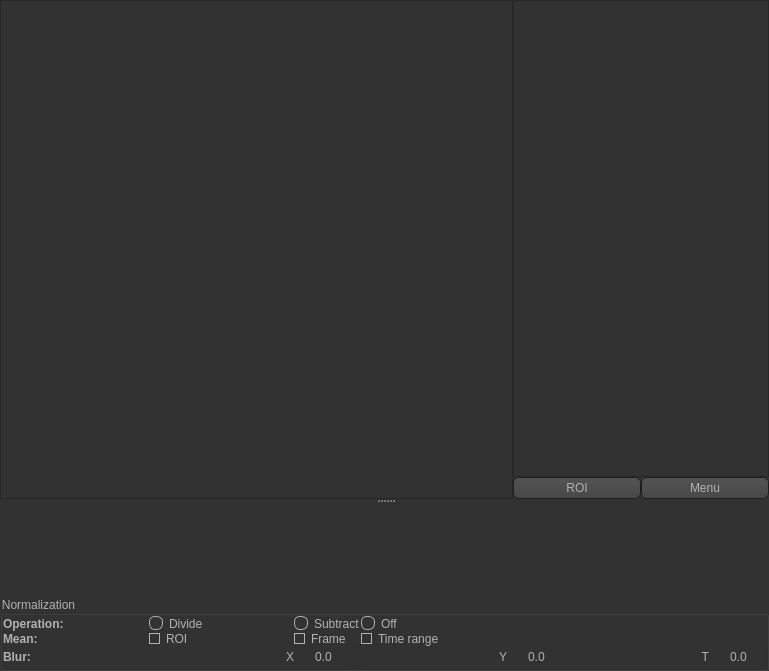
<?xml version="1.0" encoding="UTF-8"?>
<ui version="4.0">
 <class>Form</class>
 <widget class="QWidget" name="Form">
  <property name="geometry">
   <rect>
    <x>0</x>
    <y>0</y>
    <width>769</width>
    <height>671</height>
   </rect>
  </property>
  <property name="windowTitle">
   <string>Form</string>
  </property>
  <property name="styleSheet">
   <string notr="true">QToolTip
{
     border: 1px solid black;
     background-color: #ffa02f;
     padding: 1px;
     border-radius: 3px;
     opacity: 100;
}

QWidget
{
    color: #b1b1b1;
    background-color: #323232;
}

QWidget:item:hover
{
    background-color: QLinearGradient( x1: 0, y1: 0, x2: 0, y2: 1, stop: 0 #ffa02f, stop: 1 #ca0619);
    color: #000000;
}

QWidget:item:selected
{
    background-color: QLinearGradient( x1: 0, y1: 0, x2: 0, y2: 1, stop: 0 #ffa02f, stop: 1 #d7801a);
}

QMenuBar::item
{
    background: transparent;
}

QMenuBar::item:selected
{
    background: transparent;
    border: 1px solid #ffaa00;
}

QMenuBar::item:pressed
{
    background: #444;
    border: 1px solid #000;
    background-color: QLinearGradient(
        x1:0, y1:0,
        x2:0, y2:1,
        stop:1 #212121,
        stop:0.4 #343434/*,
        stop:0.2 #343434,
        stop:0.1 #ffaa00*/
    );
    margin-bottom:-1px;
    padding-bottom:1px;
}

QMenu
{
    border: 1px solid #000;
}

QMenu::item
{
    padding: 2px 20px 2px 20px;
}

QMenu::item:selected
{
    color: #000000;
}

QWidget:disabled
{
    color: #404040;
    background-color: #323232;
}

QAbstractItemView
{
    background-color: QLinearGradient( x1: 0, y1: 0, x2: 0, y2: 1, stop: 0 #4d4d4d, stop: 0.1 #646464, stop: 1 #5d5d5d);
}

QWidget:focus
{
    /*border: 2px solid QLinearGradient( x1: 0, y1: 0, x2: 0, y2: 1, stop: 0 #ffa02f, stop: 1 #d7801a);*/
}

QLineEdit
{
    background-color: QLinearGradient( x1: 0, y1: 0, x2: 0, y2: 1, stop: 0 #4d4d4d, stop: 0 #646464, stop: 1 #5d5d5d);
    padding: 1px;
    border-style: solid;
    border: 1px solid #1e1e1e;
    border-radius: 5;
}

QPushButton
{
    color: #b1b1b1;
    background-color: QLinearGradient( x1: 0, y1: 0, x2: 0, y2: 1, stop: 0 #565656, stop: 0.1 #525252, stop: 0.5 #4e4e4e, stop: 0.9 #4a4a4a, stop: 1 #464646);
    border-width: 1px;
    border-color: #1e1e1e;
    border-style: solid;
    border-radius: 6;
    padding: 3px;
    font-size: 12px;
    padding-left: 5px;
    padding-right: 5px;
}

QPushButton:pressed
{
    background-color: QLinearGradient( x1: 0, y1: 0, x2: 0, y2: 1, stop: 0 #2d2d2d, stop: 0.1 #2b2b2b, stop: 0.5 #292929, stop: 0.9 #282828, stop: 1 #252525);
}

QComboBox
{
    selection-background-color: #ffaa00;
    background-color: QLinearGradient( x1: 0, y1: 0, x2: 0, y2: 1, stop: 0 #565656, stop: 0.1 #525252, stop: 0.5 #4e4e4e, stop: 0.9 #4a4a4a, stop: 1 #464646);
    border-style: solid;
    border: 1px solid #1e1e1e;
    border-radius: 5;
}

QComboBox:hover,QPushButton:hover
{
    border: 2px solid QLinearGradient( x1: 0, y1: 0, x2: 0, y2: 1, stop: 0 #ffa02f, stop: 1 #d7801a);
}


QComboBox:on
{
    padding-top: 3px;
    padding-left: 4px;
    background-color: QLinearGradient( x1: 0, y1: 0, x2: 0, y2: 1, stop: 0 #2d2d2d, stop: 0.1 #2b2b2b, stop: 0.5 #292929, stop: 0.9 #282828, stop: 1 #252525);
    selection-background-color: #ffaa00;
}

QComboBox QAbstractItemView
{
    border: 2px solid darkgray;
    selection-background-color: QLinearGradient( x1: 0, y1: 0, x2: 0, y2: 1, stop: 0 #ffa02f, stop: 1 #d7801a);
}

QComboBox::drop-down
{
     subcontrol-origin: padding;
     subcontrol-position: top right;
     width: 15px;

     border-left-width: 0px;
     border-left-color: darkgray;
     border-left-style: solid; /* just a single line */
     border-top-right-radius: 3px; /* same radius as the QComboBox */
     border-bottom-right-radius: 3px;
 }

QComboBox::down-arrow
{
     image: url(:/down_arrow.png);
}

QGroupBox:focus
{
border: 2px solid QLinearGradient( x1: 0, y1: 0, x2: 0, y2: 1, stop: 0 #ffa02f, stop: 1 #d7801a);
}

QTextEdit:focus
{
    border: 2px solid QLinearGradient( x1: 0, y1: 0, x2: 0, y2: 1, stop: 0 #ffa02f, stop: 1 #d7801a);
}

QScrollBar:horizontal {
     border: 1px solid #222222;
     background: QLinearGradient( x1: 0, y1: 0, x2: 0, y2: 1, stop: 0.0 #121212, stop: 0.2 #282828, stop: 1 #484848);
     height: 7px;
     margin: 0px 16px 0 16px;
}

QScrollBar::handle:horizontal
{
      background: QLinearGradient( x1: 0, y1: 0, x2: 1, y2: 0, stop: 0 #ffa02f, stop: 0.5 #d7801a, stop: 1 #ffa02f);
      min-height: 20px;
      border-radius: 2px;
}

QScrollBar::add-line:horizontal {
      border: 1px solid #1b1b19;
      border-radius: 2px;
      background: QLinearGradient( x1: 0, y1: 0, x2: 1, y2: 0, stop: 0 #ffa02f, stop: 1 #d7801a);
      width: 14px;
      subcontrol-position: right;
      subcontrol-origin: margin;
}

QScrollBar::sub-line:horizontal {
      border: 1px solid #1b1b19;
      border-radius: 2px;
      background: QLinearGradient( x1: 0, y1: 0, x2: 1, y2: 0, stop: 0 #ffa02f, stop: 1 #d7801a);
      width: 14px;
     subcontrol-position: left;
     subcontrol-origin: margin;
}

QScrollBar::right-arrow:horizontal, QScrollBar::left-arrow:horizontal
{
      border: 1px solid black;
      width: 1px;
      height: 1px;
      background: white;
}

QScrollBar::add-page:horizontal, QScrollBar::sub-page:horizontal
{
      background: none;
}

QScrollBar:vertical
{
      background: QLinearGradient( x1: 0, y1: 0, x2: 1, y2: 0, stop: 0.0 #121212, stop: 0.2 #282828, stop: 1 #484848);
      width: 7px;
      margin: 16px 0 16px 0;
      border: 1px solid #222222;
}

QScrollBar::handle:vertical
{
      background: QLinearGradient( x1: 0, y1: 0, x2: 0, y2: 1, stop: 0 #ffa02f, stop: 0.5 #d7801a, stop: 1 #ffa02f);
      min-height: 20px;
      border-radius: 2px;
}

QScrollBar::add-line:vertical
{
      border: 1px solid #1b1b19;
      border-radius: 2px;
      background: QLinearGradient( x1: 0, y1: 0, x2: 0, y2: 1, stop: 0 #ffa02f, stop: 1 #d7801a);
      height: 14px;
      subcontrol-position: bottom;
      subcontrol-origin: margin;
}

QScrollBar::sub-line:vertical
{
      border: 1px solid #1b1b19;
      border-radius: 2px;
      background: QLinearGradient( x1: 0, y1: 0, x2: 0, y2: 1, stop: 0 #d7801a, stop: 1 #ffa02f);
      height: 14px;
      subcontrol-position: top;
      subcontrol-origin: margin;
}

QScrollBar::up-arrow:vertical, QScrollBar::down-arrow:vertical
{
      border: 1px solid black;
      width: 1px;
      height: 1px;
      background: white;
}


QScrollBar::add-page:vertical, QScrollBar::sub-page:vertical
{
      background: none;
}

QTextEdit
{
    background-color: #242424;
}

QPlainTextEdit
{
    background-color: #242424;
}

QHeaderView::section
{
    background-color: QLinearGradient(x1:0, y1:0, x2:0, y2:1, stop:0 #616161, stop: 0.5 #505050, stop: 0.6 #434343, stop:1 #656565);
    color: white;
    padding-left: 4px;
    border: 1px solid #6c6c6c;
}

QCheckBox:disabled
{
color: #414141;
}

QDockWidget::title
{
    text-align: center;
    spacing: 3px; /* spacing between items in the tool bar */
    background-color: QLinearGradient(x1:0, y1:0, x2:0, y2:1, stop:0 #323232, stop: 0.5 #242424, stop:1 #323232);
}

QDockWidget::close-button, QDockWidget::float-button
{
    text-align: center;
    spacing: 1px; /* spacing between items in the tool bar */
    background-color: QLinearGradient(x1:0, y1:0, x2:0, y2:1, stop:0 #323232, stop: 0.5 #242424, stop:1 #323232);
}

QDockWidget::close-button:hover, QDockWidget::float-button:hover
{
    background: #242424;
}

QDockWidget::close-button:pressed, QDockWidget::float-button:pressed
{
    padding: 1px -1px -1px 1px;
}

QMainWindow::separator
{
    background-color: QLinearGradient(x1:0, y1:0, x2:0, y2:1, stop:0 #161616, stop: 0.5 #151515, stop: 0.6 #212121, stop:1 #343434);
    color: white;
    padding-left: 4px;
    border: 1px solid #4c4c4c;
    spacing: 3px; /* spacing between items in the tool bar */
}

QMainWindow::separator:hover
{

    background-color: QLinearGradient(x1:0, y1:0, x2:0, y2:1, stop:0 #d7801a, stop:0.5 #b56c17 stop:1 #ffa02f);
    color: white;
    padding-left: 4px;
    border: 1px solid #6c6c6c;
    spacing: 3px; /* spacing between items in the tool bar */
}

QToolBar::handle
{
     spacing: 3px; /* spacing between items in the tool bar */
     background: url(:/images/handle.png);
}

QMenu::separator
{
    height: 2px;
    background-color: QLinearGradient(x1:0, y1:0, x2:0, y2:1, stop:0 #161616, stop: 0.5 #151515, stop: 0.6 #212121, stop:1 #343434);
    color: white;
    padding-left: 4px;
    margin-left: 10px;
    margin-right: 5px;
}

QProgressBar
{
    border: 2px solid grey;
    border-radius: 5px;
    text-align: center;
}

QProgressBar::chunk
{
    background-color: #d7801a;
    width: 2.15px;
    margin: 0.5px;
}

QTabBar::tab {
    color: #b1b1b1;
    border: 1px solid #444;
    border-bottom-style: none;
    background-color: #323232;
    padding-left: 10px;
    padding-right: 10px;
    padding-top: 3px;
    padding-bottom: 2px;
    margin-right: -1px;
}

QTabWidget::pane {
    border: 1px solid #444;
    top: 1px;
}

QTabBar::tab:last
{
    margin-right: 0; /* the last selected tab has nothing to overlap with on the right */
    border-top-right-radius: 3px;
}

QTabBar::tab:first:!selected
{
 margin-left: 0px; /* the last selected tab has nothing to overlap with on the right */


    border-top-left-radius: 3px;
}

QTabBar::tab:!selected
{
    color: #b1b1b1;
    border-bottom-style: solid;
    margin-top: 3px;
    background-color: QLinearGradient(x1:0, y1:0, x2:0, y2:1, stop:1 #212121, stop:.4 #343434);
}

QTabBar::tab:selected
{
    border-top-left-radius: 3px;
    border-top-right-radius: 3px;
    margin-bottom: 0px;
}

QTabBar::tab:!selected:hover
{
    /*border-top: 2px solid #ffaa00;
    padding-bottom: 3px;*/
    border-top-left-radius: 3px;
    border-top-right-radius: 3px;
    background-color: QLinearGradient(x1:0, y1:0, x2:0, y2:1, stop:1 #212121, stop:0.4 #343434, stop:0.2 #343434, stop:0.1 #ffaa00);
}

QRadioButton::indicator:checked, QRadioButton::indicator:unchecked{
    color: #b1b1b1;
    background-color: #323232;
    border: 1px solid #b1b1b1;
    border-radius: 6px;
}

QRadioButton::indicator:checked
{
    background-color: qradialgradient(
        cx: 0.5, cy: 0.5,
        fx: 0.5, fy: 0.5,
        radius: 1.0,
        stop: 0.25 #ffaa00,
        stop: 0.3 #323232
    );
}

QCheckBox::indicator{
    color: #b1b1b1;
    background-color: #323232;
    border: 1px solid #b1b1b1;
    width: 9px;
    height: 9px;
}

QRadioButton::indicator
{
    border-radius: 6px;
}

QRadioButton::indicator:hover, QCheckBox::indicator:hover
{
    border: 1px solid #ffaa00;
}

QCheckBox::indicator:checked
{
    image: url(:/images/checkbox.png);

}

QCheckBox::indicator:disabled, QRadioButton::indicator:disabled
{
    border: 1px solid #444;
}

AbstractSpinBox {
    padding-top: 2px;
    padding-bottom: 2px;
    border: 1px solid #3A3939;
    background-color: #201F1F;
    color: silver;
    border-radius: 2px;
    min-width: 75px;
}

QAbstractSpinBox:up-button
{
    background-color: transparent;
    subcontrol-origin: border;
    subcontrol-position: center right;
}

QAbstractSpinBox:down-button
{
    background-color: transparent;
    subcontrol-origin: border;
    subcontrol-position: center left;
}

QAbstractSpinBox::up-arrow,QAbstractSpinBox::up-arrow:disabled,QAbstractSpinBox::up-arrow:off {
    image: url(:/qss_icons/rc/up_arrow_disabled.png);
    width: 10px;
    height: 10px;
}
QAbstractSpinBox::up-arrow:hover
{
    image: url(:/qss_icons/rc/up_arrow.png);
}


QAbstractSpinBox::down-arrow,QAbstractSpinBox::down-arrow:disabled,QAbstractSpinBox::down-arrow:off
{
    image: url(:/qss_icons/rc/down_arrow_disabled.png);
    width: 10px;
    height: 10px;
}
QAbstractSpinBox::down-arrow:hover
{
    image: url(:/qss_icons/rc/down_arrow.png);
}
</string>
  </property>
  <layout class="QGridLayout" name="gridLayout_3">
   <property name="margin">
    <number>0</number>
   </property>
   <property name="spacing">
    <number>0</number>
   </property>
   <item row="1" column="0">
    <widget class="QGroupBox" name="normGroup">
     <property name="title">
      <string>Normalization</string>
     </property>
     <layout class="QGridLayout" name="gridLayout_2">
      <property name="margin">
       <number>0</number>
      </property>
      <property name="spacing">
       <number>0</number>
      </property>
      <item row="0" column="0">
       <widget class="QLabel" name="label_5">
        <property name="font">
         <font>
          <weight>75</weight>
          <bold>true</bold>
         </font>
        </property>
        <property name="text">
         <string>Operation:</string>
        </property>
       </widget>
      </item>
      <item row="0" column="3">
       <widget class="QRadioButton" name="normOffRadio">
        <property name="text">
         <string>Off</string>
        </property>
        <property name="checked">
         <bool>true</bool>
        </property>
       </widget>
      </item>
      <item row="1" column="3">
       <widget class="QCheckBox" name="normTimeRangeCheck">
        <property name="text">
         <string>Time range</string>
        </property>
       </widget>
      </item>
      <item row="2" column="0">
       <widget class="QLabel" name="label_4">
        <property name="font">
         <font>
          <weight>75</weight>
          <bold>true</bold>
         </font>
        </property>
        <property name="text">
         <string>Blur:</string>
        </property>
       </widget>
      </item>
      <item row="2" column="6">
       <widget class="QDoubleSpinBox" name="normTBlurSpin">
        <property name="sizePolicy">
         <sizepolicy hsizetype="Fixed" vsizetype="Fixed">
          <horstretch>0</horstretch>
          <verstretch>0</verstretch>
         </sizepolicy>
        </property>
       </widget>
      </item>
      <item row="1" column="1">
       <widget class="QCheckBox" name="normROICheck">
        <property name="text">
         <string>ROI</string>
        </property>
       </widget>
      </item>
      <item row="0" column="2">
       <widget class="QRadioButton" name="normSubtractRadio">
        <property name="text">
         <string>Subtract</string>
        </property>
       </widget>
      </item>
      <item row="1" column="0">
       <widget class="QLabel" name="label_3">
        <property name="font">
         <font>
          <weight>75</weight>
          <bold>true</bold>
         </font>
        </property>
        <property name="text">
         <string>Mean:</string>
        </property>
       </widget>
      </item>
      <item row="0" column="1">
       <widget class="QRadioButton" name="normDivideRadio">
        <property name="text">
         <string>Divide</string>
        </property>
        <property name="checked">
         <bool>false</bool>
        </property>
       </widget>
      </item>
      <item row="2" column="3">
       <widget class="QLabel" name="label_9">
        <property name="text">
         <string>Y</string>
        </property>
        <property name="alignment">
         <set>Qt::AlignRight|Qt::AlignTrailing|Qt::AlignVCenter</set>
        </property>
       </widget>
      </item>
      <item row="2" column="5">
       <widget class="QLabel" name="label_10">
        <property name="text">
         <string>T</string>
        </property>
        <property name="alignment">
         <set>Qt::AlignRight|Qt::AlignTrailing|Qt::AlignVCenter</set>
        </property>
       </widget>
      </item>
      <item row="1" column="2">
       <widget class="QCheckBox" name="normFrameCheck">
        <property name="text">
         <string>Frame</string>
        </property>
       </widget>
      </item>
      <item row="2" column="1">
       <widget class="QLabel" name="label_8">
        <property name="text">
         <string>X</string>
        </property>
        <property name="alignment">
         <set>Qt::AlignRight|Qt::AlignTrailing|Qt::AlignVCenter</set>
        </property>
       </widget>
      </item>
      <item row="2" column="2">
       <widget class="QDoubleSpinBox" name="normXBlurSpin">
        <property name="sizePolicy">
         <sizepolicy hsizetype="Fixed" vsizetype="Fixed">
          <horstretch>0</horstretch>
          <verstretch>0</verstretch>
         </sizepolicy>
        </property>
       </widget>
      </item>
      <item row="2" column="4">
       <widget class="QDoubleSpinBox" name="normYBlurSpin">
        <property name="sizePolicy">
         <sizepolicy hsizetype="Fixed" vsizetype="Fixed">
          <horstretch>0</horstretch>
          <verstretch>0</verstretch>
         </sizepolicy>
        </property>
       </widget>
      </item>
     </layout>
    </widget>
   </item>
   <item row="0" column="0">
    <widget class="QSplitter" name="splitter">
     <property name="orientation">
      <enum>Qt::Vertical</enum>
     </property>
     <widget class="QWidget" name="layoutWidget">
      <layout class="QGridLayout" name="gridLayout">
       <property name="spacing">
        <number>0</number>
       </property>
       <item row="0" column="0" rowspan="2">
        <widget class="GraphicsView" name="graphicsView"/>
       </item>
       <item row="0" column="1" colspan="2">
        <widget class="HistogramLUTWidget" name="histogram"/>
       </item>
       <item row="1" column="1">
        <widget class="QPushButton" name="roiBtn">
         <property name="sizePolicy">
          <sizepolicy hsizetype="Minimum" vsizetype="Fixed">
           <horstretch>0</horstretch>
           <verstretch>1</verstretch>
          </sizepolicy>
         </property>
         <property name="text">
          <string>ROI</string>
         </property>
         <property name="checkable">
          <bool>true</bool>
         </property>
        </widget>
       </item>
       <item row="1" column="2">
        <widget class="QPushButton" name="menuBtn">
         <property name="sizePolicy">
          <sizepolicy hsizetype="Minimum" vsizetype="Fixed">
           <horstretch>0</horstretch>
           <verstretch>1</verstretch>
          </sizepolicy>
         </property>
         <property name="text">
          <string>Menu</string>
         </property>
        </widget>
       </item>
      </layout>
     </widget>
     <widget class="PlotWidget" name="roiPlot" native="true">
      <property name="sizePolicy">
       <sizepolicy hsizetype="Preferred" vsizetype="Preferred">
        <horstretch>0</horstretch>
        <verstretch>0</verstretch>
       </sizepolicy>
      </property>
      <property name="minimumSize">
       <size>
        <width>0</width>
        <height>40</height>
       </size>
      </property>
     </widget>
    </widget>
   </item>
  </layout>
 </widget>
 <customwidgets>
  <customwidget>
   <class>GraphicsView</class>
   <extends>QGraphicsView</extends>
   <header>src.pyqtgraph</header>
  </customwidget>
  <customwidget>
   <class>PlotWidget</class>
   <extends>QWidget</extends>
   <header>..widgets.PlotWidget</header>
   <container>1</container>
  </customwidget>
  <customwidget>
   <class>HistogramLUTWidget</class>
   <extends>QGraphicsView</extends>
   <header>..widgets.HistogramLUTWidget</header>
  </customwidget>
 </customwidgets>
 <resources/>
 <connections/>
</ui>
